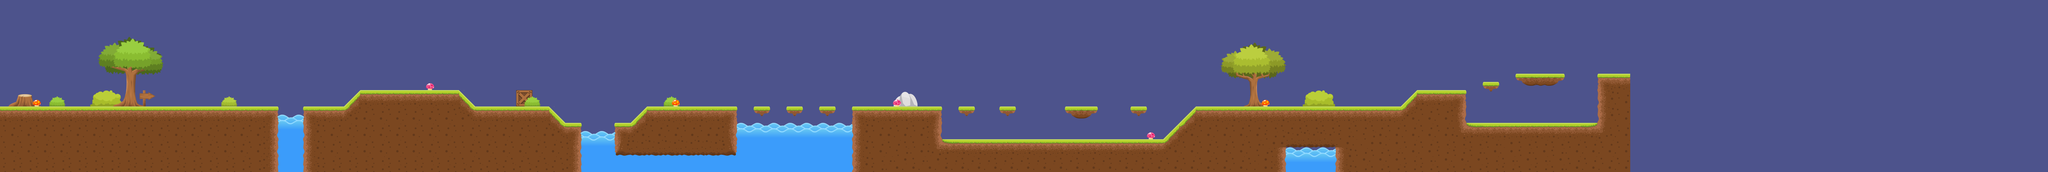

Below is a game level as drawn by its tile map, then a one-line description and the .tmx that defines it (tile-layer data replaced by summaries):
An orthogonal 250x21 tile map with 32x32 px tiles, 8 tile layers (Вода, Фон, Ящики, Кусты, ...) and 48 objects (23x solid, 8x EasyEnemy, 6x solidForEnemy, 4x SlopeRight, 3x water, ...).

<map version="1.0" orientation="orthogonal" renderorder="right-down" width="250" height="21" tilewidth="32" tileheight="32" backgroundcolor="#4d538c" nextobjectid="193">
 <tileset firstgid="1" name="Map" tilewidth="32" tileheight="32" tilecount="672" columns="56">
  <image source="Data/Images/Map.png" width="1800" height="400" />
 </tileset>
 <layer name="Вода" width="250" height="21">
  <data>[5250 cells, 224 non-empty, 8 distinct tile ids]</data>
 </layer>
 <layer name="Фон" width="250" height="21">
  <data>[5250 cells, 1336 non-empty, 80 distinct tile ids]</data>
 </layer>
 <layer name="Ящики" width="250" height="21">
  <data>[5250 cells, 4 non-empty, 4 distinct tile ids]</data>
 </layer>
 <layer name="Кусты" width="250" height="21">
  <data>[5250 cells, 32 non-empty, 16 distinct tile ids]</data>
 </layer>
 <layer name="Деревья" width="250" height="21">
  <data>[5250 cells, 144 non-empty, 144 distinct tile ids]</data>
 </layer>
 <layer name="Указатели" width="250" height="21">
  <data>[5250 cells, 4 non-empty, 4 distinct tile ids]</data>
 </layer>
 <layer name="Камни" width="250" height="21">
  <data>[5250 cells, 6 non-empty, 6 distinct tile ids]</data>
 </layer>
 <layer name="Грибы" width="250" height="21">
  <data>[5250 cells, 6 non-empty, 2 distinct tile ids]</data>
 </layer>
 <objectgroup name="Objects">
  <object id="53" name="EasyEnemy" x="1427.34" y="280.731" width="32" height="76" />
  <object id="68" name="solid" x="-0.75" y="424" width="1088.08" height="249.333" />
  <object id="84" name="solid" x="512" y="-0.0434783" width="31.8485" height="416.043" />
  <object id="122" name="solid" x="1184" y="424.5" width="944.5" height="248" />
  <object id="123" name="water" x="1088.17" y="447.675" width="96" height="224.99" />
  <object id="125" name="SlopeRight" x="1352" y="352.125" width="64" height="72.2083" />
  <object id="127" name="solid" x="1424.25" y="359" width="358.417" height="65.1664" />
  <object id="128" name="SlopeLeft" x="1792" y="352.667" width="64" height="70.1665" />
  <object id="132" name="SlopeLeft" x="2144.66" y="416.606" width="64" height="70.6212" />
  <object id="133" name="solid" x="2128.5" y="487" width="143" height="185" />
  <object id="136" name="solid" x="2400.58" y="487.455" width="148.875" height="185" />
  <object id="137" name="SlopeRight" x="2471.17" y="416.771" width="64" height="70.625" />
  <object id="139" name="solid" x="2549.33" y="424.03" width="329.67" height="248.303" />
  <object id="140" name="water" x="2272" y="512" width="128.993" height="160" />
  <object id="143" name="solid" x="3328.62" y="422.682" width="350.753" height="249.651" />
  <object id="144" name="water" x="2879.09" y="480" width="449.576" height="192.67" />
  <object id="145" name="EasyEnemy" x="2535.43" y="345.866" width="32" height="76" />
  <object id="146" name="solid" x="2943.88" y="424.667" width="64.125" height="23.3333" />
  <object id="147" name="solid" x="3072.06" y="426" width="64.125" height="22.313" />
  <object id="148" name="solid" x="3199.94" y="425.333" width="64.125" height="22.6037" />
  <object id="151" name="EasyEnemy" x="3736.68" y="474.699" width="32" height="76" />
  <object id="153" name="EasyEnemy" x="4160.93" y="474.7" width="32" height="76" />
  <object id="155" name="EasyEnemy" x="4428.93" y="474.7" width="32" height="76" />
  <object id="156" name="EasyEnemy" x="4287.93" y="474.7" width="32" height="76" />
  <object id="158" name="SlopeRight" x="4550.33" y="416.667" width="128.667" height="133.979" />
  <object id="159" name="solid" x="3679.67" y="551.25" width="1010.33" height="121.083" />
  <object id="160" name="solid" x="4690" y="424.25" width="867.664" height="248.25" />
  <object id="161" name="solid" x="3744.6" y="424.667" width="64.125" height="22.9373" />
  <object id="162" name="solid" x="3904.6" y="423.333" width="64.125" height="24.9377" />
  <object id="163" name="solid" x="4160.27" y="422.667" width="127.396" height="24.9373" />
  <object id="164" name="solidForEnemy" x="1409.67" y="256.667" width="3" height="102" />
  <object id="166" name="solidForEnemy" x="1789.17" y="256.167" width="3" height="102" />
  <object id="167" name="solidForEnemy" x="2528.67" y="304.667" width="3" height="120" />
  <object id="168" name="solidForEnemy" x="2875.5" y="304.167" width="3" height="120" />
  <object id="169" name="solidForEnemy" x="3676.25" y="448.75" width="3" height="102" />
  <object id="170" name="solidForEnemy" x="4544.17" y="449" width="3" height="102" />
  <object id="171" name="solid" x="4415.94" y="424.667" width="64.125" height="23.5203" />
  <object id="175" name="EasyEnemy" x="3969" y="474.7" width="32" height="76" />
  <object id="176" name="EasyEnemy" x="4089.67" y="474.7" width="32" height="76" />
  <object id="178" name="solid" x="5790.94" y="328" width="64.125" height="23.604" />
  <object id="179" name="solid" x="5558" y="359.5" width="170" height="313" />
  <object id="182" name="SlopeRight" x="5476.5" y="353.188" width="64" height="70.625" />
  <object id="185" name="solid" x="5728.54" y="485.844" width="511.46" height="186.656" />
  <object id="186" name="spikes" x="5728.5" y="460.5" width="511.5" height="18.5" />
  <object id="187" name="solid" x="2016" y="366.489" width="64" height="49.3296" />
  <object id="189" name="Player" x="608" y="320" width="32" height="90" />
  <object id="191" name="solid" x="6240" y="296.531" width="128.333" height="375.802" />
  <object id="192" name="solid" x="5920.22" y="295.682" width="190.896" height="23.9687" />
 </objectgroup>
</map>